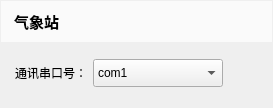
           <widget class="QWidget" name="verticalWidget_4" native="true">
            <property name="sizePolicy">
             <sizepolicy hsizetype="Preferred" vsizetype="Preferred">
              <horstretch>0</horstretch>
              <verstretch>0</verstretch>
             </sizepolicy>
            </property>
            <property name="minimumSize">
             <size>
              <width>0</width>
              <height>0</height>
             </size>
            </property>
            <property name="maximumSize">
             <size>
              <width>16777215</width>
              <height>16777215</height>
             </size>
            </property>
            <property name="styleSheet">
             <string notr="true">QWidget#verticalWidget_4
{
border:1px solid lightGray;
background-color: rgb(250, 250, 250);
}</string>
            </property>
            <layout class="QVBoxLayout" name="verticalLayout_11">
             <property name="spacing">
              <number>2</number>
             </property>
             <property name="leftMargin">
              <number>1</number>
             </property>
             <property name="topMargin">
              <number>1</number>
             </property>
             <property name="rightMargin">
              <number>1</number>
             </property>
             <property name="bottomMargin">
              <number>1</number>
             </property>
             <item>
              <widget class="QLabel" name="label_title_4">
               <property name="sizePolicy">
                <sizepolicy hsizetype="Preferred" vsizetype="Fixed">
                 <horstretch>0</horstretch>
                 <verstretch>0</verstretch>
                </sizepolicy>
               </property>
               <property name="minimumSize">
                <size>
                 <width>0</width>
                 <height>41</height>
                </size>
               </property>
               <property name="font">
                <font>
                 <family>微软雅黑</family>
                 <pointsize>11</pointsize>
                 <weight>75</weight>
                 <bold>true</bold>
                </font>
               </property>
               <property name="styleSheet">
                <string notr="true">background-color: rgb(250, 250, 250);
padding-left:9px;</string>
               </property>
               <property name="text">
                <string>气象站</string>
               </property>
              </widget>
             </item>
             <item>
              <widget class="QWidget" name="widget_9" native="true">
               <layout class="QGridLayout" name="gridLayout_9">
                <property name="leftMargin">
                 <number>14</number>
                </property>
                <property name="topMargin">
                 <number>15</number>
                </property>
                <property name="bottomMargin">
                 <number>20</number>
                </property>
                <property name="horizontalSpacing">
                 <number>6</number>
                </property>
                <property name="verticalSpacing">
                 <number>20</number>
                </property>
                <item row="0" column="2">
                 <spacer name="horizontalSpacer_11">
                  <property name="orientation">
                   <enum>Qt::Horizontal</enum>
                  </property>
                  <property name="sizeHint" stdset="0">
                   <size>
                    <width>40</width>
                    <height>20</height>
                   </size>
                  </property>
                 </spacer>
                </item>
                <item row="0" column="1">
                 <widget class="QComboBox" name="comboBox_environment_parameter">
                  <property name="minimumSize">
                   <size>
                    <width>130</width>
                    <height>28</height>
                   </size>
                  </property>
                  <item>
                   <property name="text">
                    <string>com1</string>
                   </property>
                  </item>
                  <item>
                   <property name="text">
                    <string>com2</string>
                   </property>
                  </item>
                 </widget>
                </item>
                <item row="0" column="0">
                 <widget class="QLabel" name="label_27">
                  <property name="sizePolicy">
                   <sizepolicy hsizetype="Fixed" vsizetype="Preferred">
                    <horstretch>0</horstretch>
                    <verstretch>0</verstretch>
                   </sizepolicy>
                  </property>
                  <property name="text">
                   <string>通讯串口号：</string>
                  </property>
                  <property name="alignment">
                   <set>Qt::AlignCenter</set>
                  </property>
                 </widget>
                </item>
               </layout>
              </widget>
             </item>
            </layout>
           </widget>
